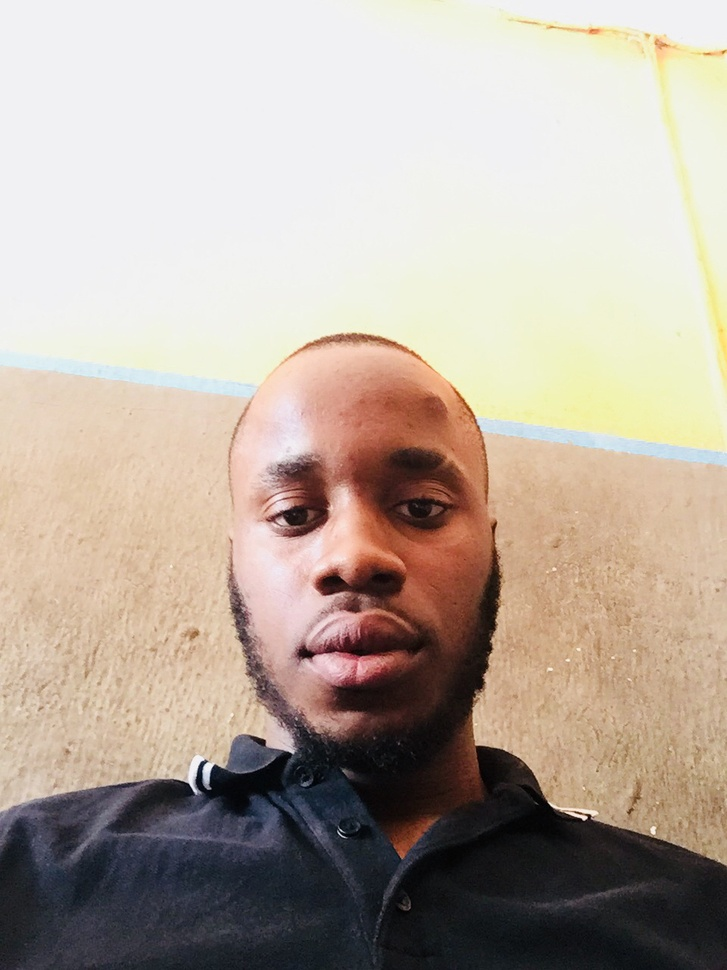
#> input picture facedetect/cv2.JPG, 727 x 970 px, shrunk from 960 x 1280 before the run
$ python facedetect.py
#> lines starting #> are read from the running program, lines starting #| are printed output that depends on the picture; after the words box and inside, x2 and y2 are one past the last pixel; in counts of white or black regions, pixels touching at a corner belong together
import cv2

# loading the test image
image = cv2.imread("cv2.JPG")
#> image is the input picture: shape (970, 727, 3); mean B, G, R 157.8, 169.6, 182.4

# converting to grayscale
image_gray = cv2.cvtColor(image, cv2.COLOR_BGR2GRAY)
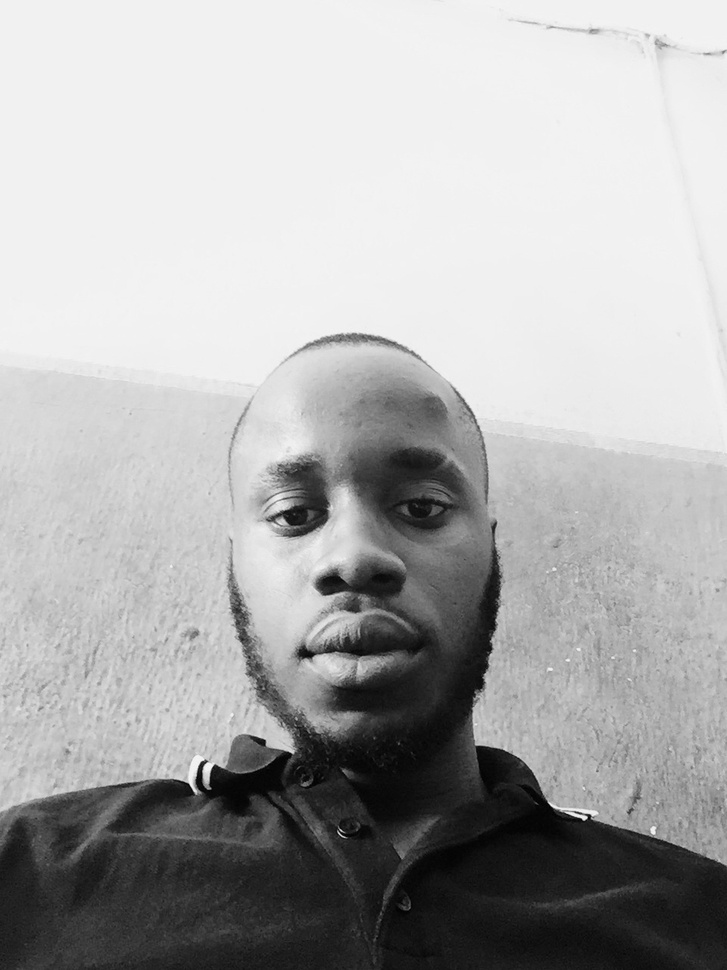
#> image_gray: shape (970, 727); min 0, max 250, mean 172

# initialize the face recognizer (default face haar cascade)
face_cascade = cv2.CascadeClassifier("facedetect.xml")

# detect all the faces in the image
faces = face_cascade.detectMultiScale(image_gray)
#> faces = [[187, 368, 339, 339]]
# print the number of faces detected
print(f"{len(faces)} faces detected in the image.")
#| 1 faces detected in the image.

# for every face, draw a blue rectangle
for x, y, width, height in faces:
    cv2.rectangle(image, (x, y), (x + width, y + height), color=(255, 0, 0), thickness=2)
#> this loop made 1 pass
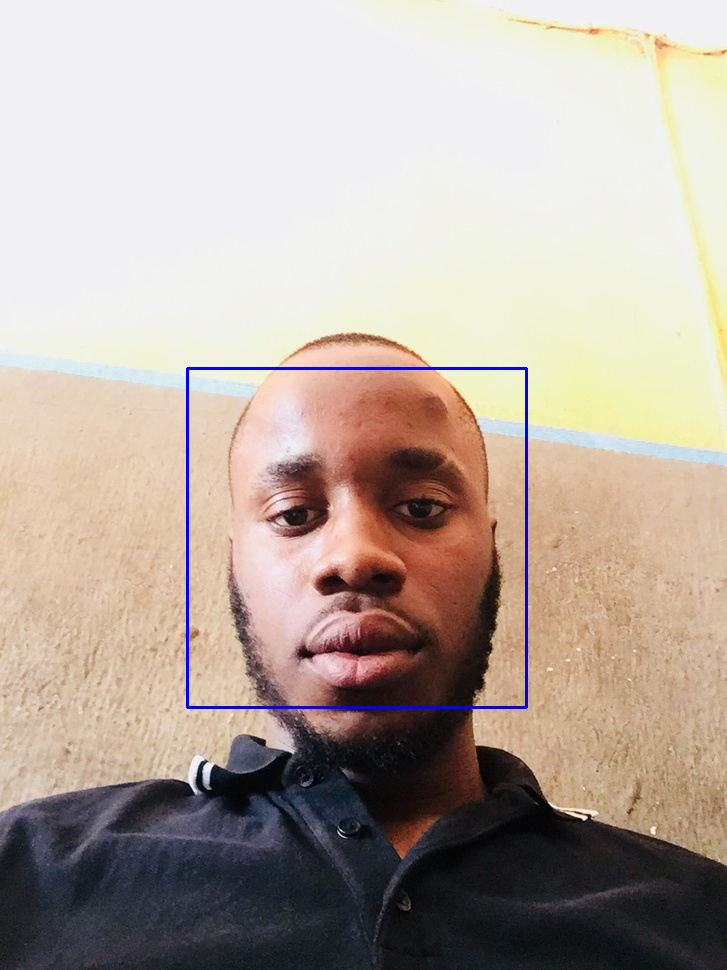
#> image: shape (970, 727, 3); 0.58% of pixels changed, all inside (x1, y1, x2, y2) = (186, 367, 528, 709)

# save the image with rectangles
cv2.imwrite("detected.JPG", image)
